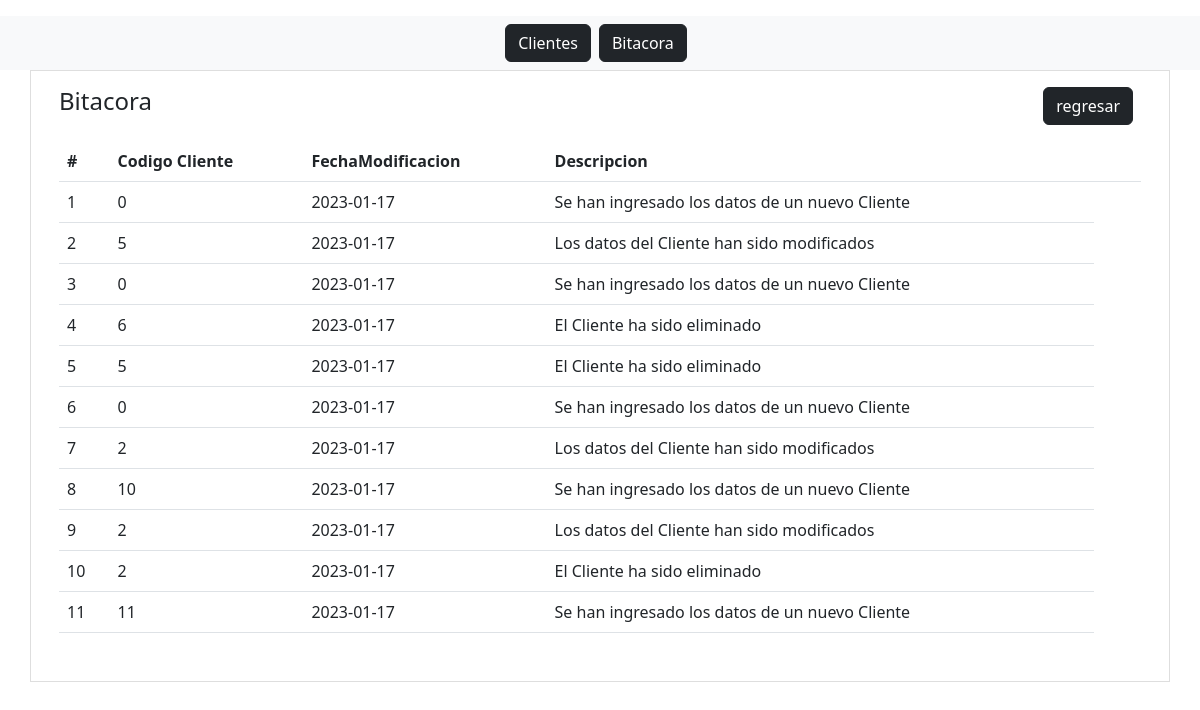
/bitacora.php, run on the app's committed database.
### tables this page shows
CREATE TABLE `bitacora` (
  `ID` int(11) NOT NULL,
  `ClienteID` int(11) NOT NULL,
  `FechaModificacion` date NOT NULL,
  `Descripcion` text DEFAULT NULL
);

### bitacora.php (the view, shortened to what this page needs)
<?php
$db = new Database();
$con = $db->conectar();
$comando = $con->prepare("SELECT * FROM bitacora");
$comando->execute();
$resultado = $comando->fetchAll(PDO::FETCH_ASSOC);
?>
<?php include "./header.php" ?>
<body class="py-3">
    <main class="container contenedor">
        <div class="p-3 rounded">
            <div class="row">
                <div class="col-12">
                    <h4>Bitacora
                        <a href="index.php" class="btn btn-dark me-2 float-right">regresar</a>
                    </h4>
                </div>
            </div>
            <div class="row py-3">
                <div class="col">
                    <table class="table table-border">
                        <thead>
                            <tr>
                                <th>#</th>
                                <th>Codigo Cliente</th>
                                <th>FechaModificacion</th>
                                <th>Descripcion</th>
                                <th></th>
                                <th></th>
                            </tr>
                        </thead>
                        <tbody>
                            <?php
                            foreach ($resultado as $row) {
                            ?>
                                <tr>
                                    <td><?php echo $row['ID']; ?></td>
                                    <td><?php echo $row['ClienteID']; ?></td>
                                    <td><?php echo $row['FechaModificacion']; ?></td>
                                    <td><?php echo $row['Descripcion']; ?></td>
                                </tr>
                            <?php } ?>
                        </tbody>
                    </table>
                </div>
            </div>
        </div>
    </main>
</body>
</html>

### header.php (shortened to what this page needs)
<!DOCTYPE html>
<html lang="en">
<head>
    <link rel="stylesheet" href="public/css/estilos.css">
    <link href="https://cdn.jsdelivr.net/npm/bootstrap@5.3.0-alpha1/dist/css/bootstrap.min.css" rel="stylesheet">
</head>
<nav class="navbar bg-body-tertiary">
  <form class="container-fluid justify-content-center">
    <button class="btn btn-dark me-2" type="button" onclick="window.location.href='./index.php'">Clientes</button>
    <button class="btn btn-dark me-2" type="button" onclick="window.location.href='./bitacora.php'">Bitacora</button>
  </form>
</nav>

### public/css/estilos.css (style rules this page uses)
body { background-color: #EAEAEA; }
.contenedor { border:1px solid #dedede; background-color: #fff; }
.float-right { float: right; }

### data on the page
bitacora: ID "1", ClienteID "0", FechaModificacion "2023-01-17", Descripcion "Se han ingresado los datos de un nuevo Cliente"
bitacora: ID "2", ClienteID "5", FechaModificacion "2023-01-17", Descripcion "Los datos del Cliente han sido modificados"
bitacora: ID "3", ClienteID "0", FechaModificacion "2023-01-17", Descripcion "Se han ingresado los datos de un nuevo Cliente"
bitacora: ID "4", ClienteID "6", FechaModificacion "2023-01-17", Descripcion "El Cliente ha sido eliminado"
bitacora: ID "5", ClienteID "5", FechaModificacion "2023-01-17", Descripcion "El Cliente ha sido eliminado"
bitacora: ID "6", ClienteID "0", FechaModificacion "2023-01-17", Descripcion "Se han ingresado los datos de un nuevo Cliente"
bitacora: ID "7", ClienteID "2", FechaModificacion "2023-01-17", Descripcion "Los datos del Cliente han sido modificados"
bitacora: ID "8", ClienteID "10", FechaModificacion "2023-01-17", Descripcion "Se han ingresado los datos de un nuevo Cliente"
bitacora: ID "9", ClienteID "2", FechaModificacion "2023-01-17", Descripcion "Los datos del Cliente han sido modificados"
bitacora: ID "10", ClienteID "2", FechaModificacion "2023-01-17", Descripcion "El Cliente ha sido eliminado"
bitacora: ID "11", ClienteID "11", FechaModificacion "2023-01-17", Descripcion "Se han ingresado los datos de un nuevo Cliente"
